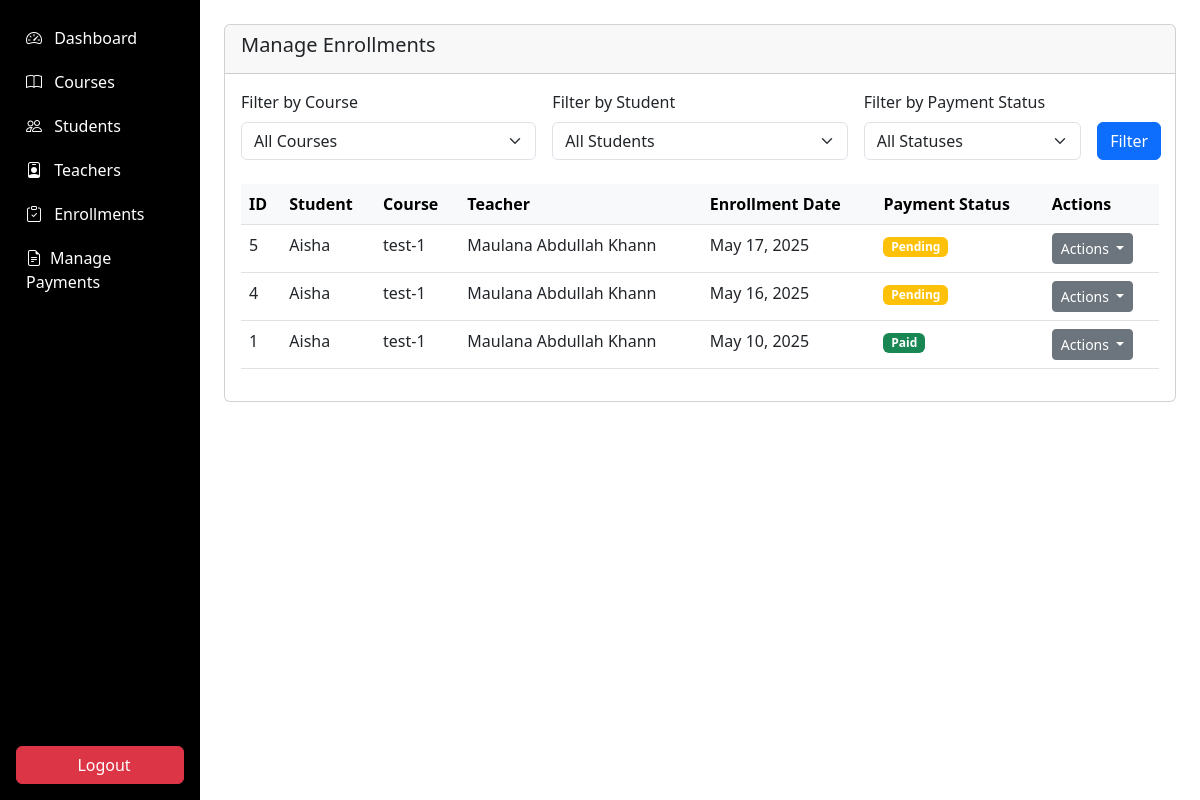
The app's page /admin/enrollments/manage_enrollments.php (signed in) with its own data.
### tables this page shows
CREATE TABLE `enrollments` (
  `enrollment_id` int(11) NOT NULL,
  `student_id` int(11) NOT NULL,
  `course_id` int(11) NOT NULL,
  `enrollment_date` timestamp NOT NULL DEFAULT current_timestamp(),
  `completion_status` enum('not_started','in_progress','completed') DEFAULT 'not_started',
  `payment_status` enum('pending','paid','failed') DEFAULT 'pending',
  `transaction_id` varchar(100) DEFAULT NULL
);

CREATE TABLE `students` (
  `student_id` int(11) NOT NULL,
  `user_id` int(11) NOT NULL,
  `full_name` varchar(100) NOT NULL,
  `address` text DEFAULT NULL,
  `contact_number` varchar(20) DEFAULT NULL,
  `parent_name` varchar(100) DEFAULT NULL,
  `parent_contact` varchar(20) DEFAULT NULL,
  `previous_education` text DEFAULT NULL,
  `profile_image` varchar(255) DEFAULT NULL
);

CREATE TABLE `courses` (
  `course_id` int(11) NOT NULL,
  `title` varchar(100) NOT NULL,
  `description` text DEFAULT NULL,
  `image_url` varchar(255) DEFAULT NULL,
  `teacher_id` int(11) DEFAULT NULL,
  `duration` varchar(50) DEFAULT NULL,
  `price` decimal(10,2) DEFAULT NULL,
  `is_featured` tinyint(1) DEFAULT 0,
  `created_at` timestamp NOT NULL DEFAULT current_timestamp(),
  `updated_at` timestamp NOT NULL DEFAULT current_timestamp() ON UPDATE current_timestamp(),
  `is_deleted` tinyint(1) DEFAULT 0,
  `status` enum('draft','ready','started','completed') DEFAULT 'draft'
);

CREATE TABLE `teachers` (
  `teacher_id` int(11) NOT NULL,
  `user_id` int(11) NOT NULL,
  `full_name` varchar(100) NOT NULL,
  `specialization` varchar(100) DEFAULT NULL,
  `bio` text DEFAULT NULL,
  `qualifications` text DEFAULT NULL,
  `contact_number` varchar(20) DEFAULT NULL,
  `profile_image` varchar(255) DEFAULT NULL
);

### admin/enrollments/manage_enrollments.php (the view, shortened to what this page needs)
<?php
require_once '../../includes/auth.php';
$query = "
    SELECT e.*,
           s.full_name as student_name,
           c.title as course_title,
           t.full_name as teacher_name
    FROM enrollments e
    JOIN students s ON e.student_id = s.student_id
    JOIN courses c ON e.course_id = c.course_id
    LEFT JOIN teachers t ON c.teacher_id = t.teacher_id
    WHERE 1=1
";
$params = [];
$query .= " ORDER BY e.enrollment_date DESC";
$stmt = $db->prepare($query);
$stmt->execute($params);
$enrollments = $stmt->fetchAll();
?>
<!DOCTYPE html>
<html lang="en">
<head>
</head>
<body>
   <div class="container-fluid">
  <div class="row">
    <nav class="col-md-2 d-none d-md-block p-0 bg-dark sidebar" id="sidebar">
      <?php include '../includes/sidebar.php'; ?>
    </nav>
        <main class="col-md-10 ms-sm-auto p-4">
            <div>
                <div class="card mb-4">
                    <div class="card-header">
                        <h5 class="card-title">Manage Enrollments</h5>
                    </div>
                    <div class="card-body">
                        <form method="GET" class="mb-4">
                            <div class="row g-3">
                                <div class="col-md-4">
                                    <label for="course" class="form-label">Filter by Course</label>
                                    <select class="form-select" id="course" name="course">
                                        <option value="">All Courses</option>
                                    </select>
                                </div>
                                <div class="col-md-4">
                                    <label for="student" class="form-label">Filter by Student</label>
                                    <select class="form-select" id="student" name="student">
                                        <option value="">All Students</option>
                                    </select>
                                </div>
                                <div class="col-md-3">
                                    <label for="status" class="form-label">Filter by Payment Status</label>
                                    <select class="form-select" id="status" name="status">
                                        <option value="">All Statuses</option>
                                    </select>
                                </div>
                                <div class="col-md-1 d-flex align-items-end">
                                    <button type="submit" class="btn btn-primary">Filter</button>
                                </div>
                            </div>
                        </form>
                        <div class="table-responsive">
                            <table class="table table-hover">
                                <thead class="table-light">
                                    <tr>
                                        <th>ID</th>
                                        <th>Student</th>
                                        <th>Course</th>
                                        <th>Teacher</th>
                                        <th>Enrollment Date</th>
                                        <th>Payment Status</th>
                                        <th>Actions</th>
                                    </tr>
                                </thead>
                                <tbody>
                                    <?php foreach ($enrollments as $enrollment): ?>
                                    <tr>
                                        <td><?= $enrollment['enrollment_id'] ?></td>
                                        <td><?= htmlspecialchars($enrollment['student_name']) ?></td>
                                        <td><?= htmlspecialchars($enrollment['course_title']) ?></td>
                                        <td><?= htmlspecialchars($enrollment['teacher_name'] ?? 'N/A') ?></td>
                                        <td><?= date('M d, Y', strtotime($enrollment['enrollment_date'])) ?></td>
                                        <td>
                                            <span class="badge bg-<?=
                                                $enrollment['payment_status'] === 'paid' ? 'success' :
                                                ($enrollment['payment_status'] === 'failed' ? 'danger' : 'warning')
                                            ?>">
                                                <?= ucfirst($enrollment['payment_status']) ?>
                                            </span>
                                        </td>
                                        <td>
                                            <div class="dropdown">
                                                <button class="btn btn-sm btn-secondary dropdown-toggle" type="button" data-bs-toggle="dropdown">
                                                    Actions
                                                </button>
                                            </div>
                                        </td>
                                    </tr>
                                    <?php endforeach; ?>
                                </tbody>
                            </table>
                        </div>
                    </div>
                </div>
            </div>
                                    </main>
        </div>
    </div>
</body>
</html>

### admin/includes/sidebar.php (style rules this page uses)
.sidebar { background-color:black; }

### records on screen
enrollments: enrollment_id "5", student.full_name "Aisha", course.title "test-1", teachers.full_name "Maulana Abdullah Khann", enrollment_date "May 17, 2025", payment_status "Pending"
enrollments: enrollment_id "4", student.full_name "Aisha", course.title "test-1", teachers.full_name "Maulana Abdullah Khann", enrollment_date "May 16, 2025", payment_status "Pending"
enrollments: enrollment_id "1", student.full_name "Aisha", course.title "test-1", teachers.full_name "Maulana Abdullah Khann", enrollment_date "May 10, 2025", payment_status "Paid"
